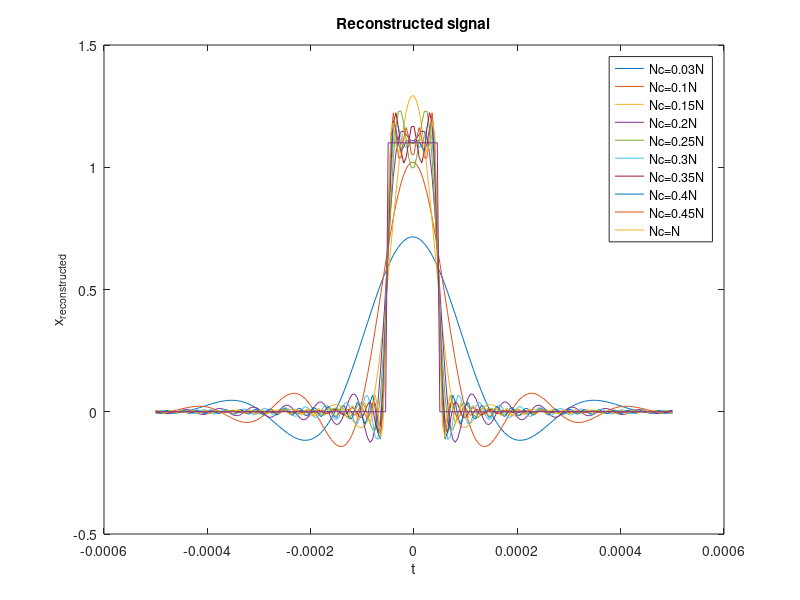
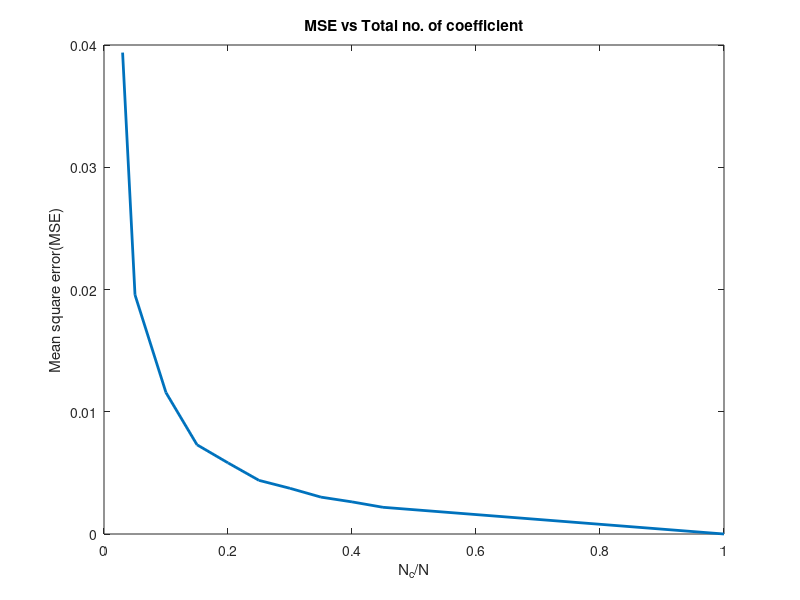

Recreate these plots in MATLAB, in order.
clc ;clear; close all;
format compact;

% Variables
Fs = 200e3;
dt = 1 / Fs;

% Rectangular Pulse Train
PulseTrainPeriod = 1e-3;
DutyCycle = .1;
PulseWidth = DutyCycle * PulseTrainPeriod;
freqAnalog = 1/PulseTrainPeriod;
timeInterval = -PulseTrainPeriod / 2 : dt : PulseTrainPeriod / 2;
n = timeInterval / dt;
L = PulseWidth / dt;
RectangularPulse = zeros(1, length(timeInterval));
RectangularPulse(abs(n) <= L / 2) = 1.1;
% END OF RECTANGULAR PULSE TRAIN

N = length(RectangularPulse);
Nc = [0.03 * N,0.05*N, 0.1 * N, 0.15*N, 0.2*N,0.25*N, 0.3*N,0.35*N,0.4*N,0.45*N,N];
MSE = zeros(1, length(Nc));

figure(1)
for p = 1 : length(Nc)
    NcTemp = Nc(p);
    if ~(mod(NcTemp, 2))
        k = -NcTemp / 2 : NcTemp / 2 - 1;
    else
        k = -(NcTemp - 1) / 2 : (NcTemp + 1) / 2;
    end
    
    c = zeros(1, length(k));
    for j1 = 1 : length(k)
        for j2 = 1 : length(RectangularPulse)
            c(j1) = c(j1) + 1 / N * RectangularPulse(j2) * exp(-1i * 2 * pi * k(j1) * n(j2) / N);
        end
    end
    
    tRemax = PulseTrainPeriod / 2;
    tR = -tRemax : dt : tRemax;
    nR = tR / dt;
    xR = zeros(1, length(nR));
    for j1 = 1 : length(k)
        for j2 = 1 : length(xR)
            xR(j2) = xR(j2) + c(j1) * exp(1i * 2 * pi * k(j1) * nR(j2) / N);
        end
    end
    plot(tR, xR);hold on;
    MSE(p) = mean((RectangularPulse - xR) .^ 2);
end

legend('Nc=0.03N','Nc=0.1N','Nc=0.15N','Nc=0.2N', 'Nc=0.25N', 'Nc=0.3N', 'Nc=0.35N', 'Nc=0.4N','Nc=0.45N','Nc=N');
xlabel('t', 'linewidth', 14);
ylabel('x_{reconstructed}', 'linewidth', 14);
title('Reconstructed signal', 'linewidth', 14);
figure(2)
plot(Nc/N, MSE, 'linewidth', 2);
xlabel('N_{c}/N', 'linewidth', 14);
ylabel('Mean square error(MSE)', 'linewidth', 14);
title("MSE vs Total no. of coefficient", 'linewidth', 14);